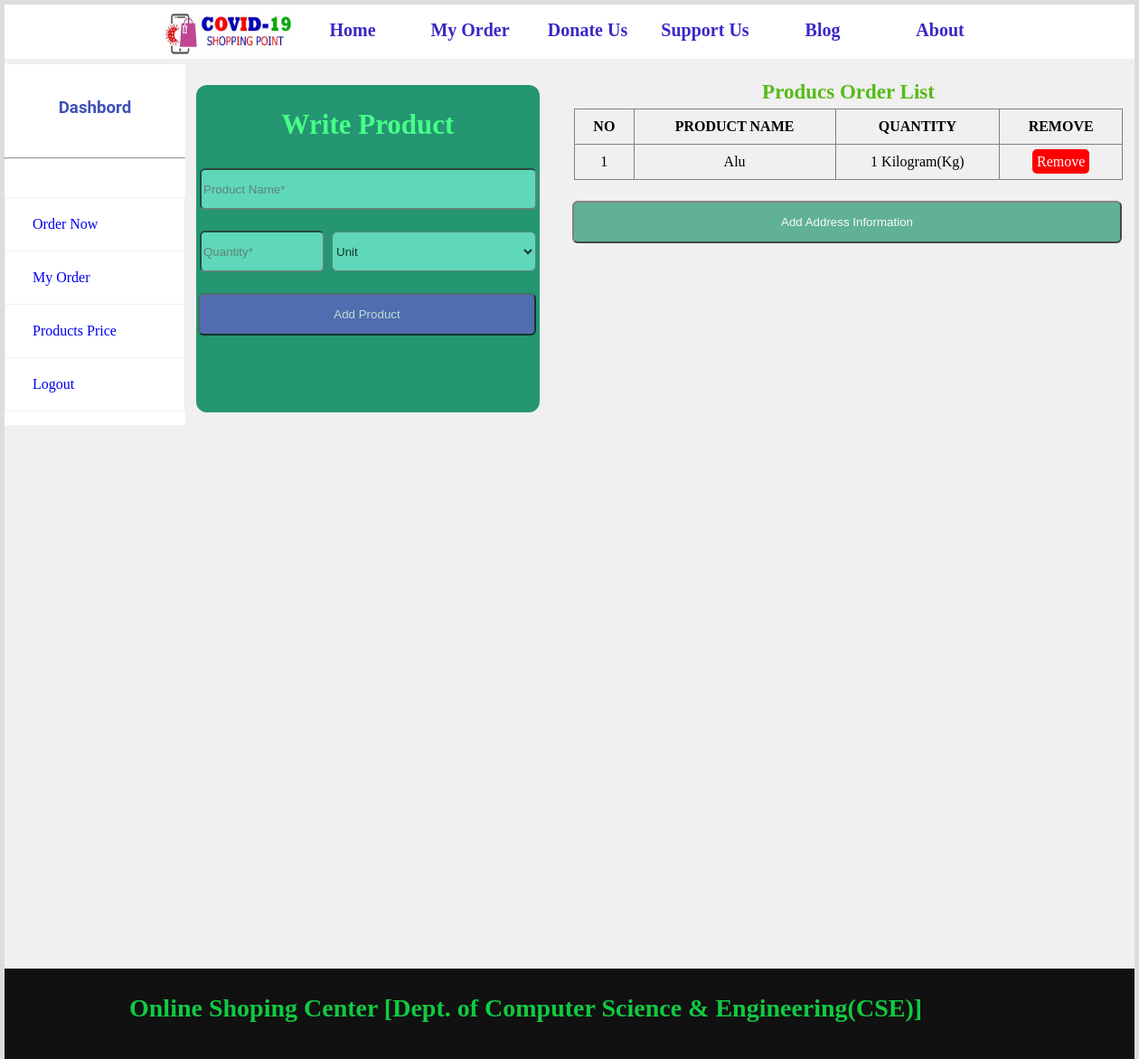
/charge_shop_now.php (signed in), run on the app's committed database.
### tables this page shows
CREATE TABLE `removable_customer_order` (
  `REG_NAME` varchar(100) DEFAULT NULL,
  `REG_PHONE` varchar(20) DEFAULT NULL,
  `PRODUCT_NAME` varchar(200) DEFAULT NULL,
  `QUANTITY` double DEFAULT NULL,
  `UNIT` varchar(50) DEFAULT NULL
);

### charge_shop_now.php (the view, shortened to what this page needs)
<?php
	include("dbconnection.inc.php");
?>
<!DOCTYPE html>
<html>
	<head>
		<link rel="stylesheet" href="css/style.css"/>
	</head>
	<body class="back">
		<div>
			<header>
				<?php
					include("topbar.inc.php");
				?>
			</header>
			<div style="height: 1000px;">
			<?php
					include("sidebar.inc.php");
				?>
			<div class="charge_customer_order_div">
				<h2 class="charge_reg_h2">Write Product</h2>
					<form  method="post" action="<?php echo $_SERVER["PHP_SELF"];?>">
					<input type="text" class="input4" name="product_name" placeholder="Product Name*" required><br><br>
					<input type="text" class="input5" name="quantity" required placeholder="Quantity*">
					<select name="unit" required class="option_in">
					<option selected disabled value="">Unit</option>
					</select><br></br>
					<button type="submit" class="add_product_btn" name="add_product">Add Product</button>
					</form>
					</div>
			 <div class="added_product_div">
					?><br/>
					<table style="width: 607px;" border="1px">
					<caption>Producs Order List</caption>
						<tr>
							<th>NO</th>
							<th>PRODUCT NAME</th>
							<th>QUANTITY</th>
							<th>REMOVE</th>
						</tr>
						<?php
							$sql="SELECT* FROM removable_customer_Order
								  WHERE REG_NAME='{$_SESSION['REG_CC_NAME']}' AND REG_PHONE='{$_SESSION['REG_CC_PHONE']}' ";
							$res=$con->query($sql);
							if($res->num_rows>0)
							{
								$i=0;
								while($r=$res->fetch_assoc())
								{
									$i++;
									echo"
									<tr>
										<td>{$i}</td>
										<td>{$r["PRODUCT_NAME"]}</td>
										<td>{$r["QUANTITY"]} {$r["UNIT"]}</td>
										<td><a href='remove_cc_product.php?name={$r["REG_NAME"]} && phone={$r["REG_PHONE"]} && product_name={$r["PRODUCT_NAME"]} && quantity={$r["QUANTITY"]} && unit={$r["UNIT"]}' class='btnRemove'>Remove</a></td>
									</tr>
									";
								}
							}
						?>
						</table><br/>
						<button type="submit" class="confirme_order" name="login"><a style="color:white"; href="charge_add_location.php">Add Address Information</a></button>
			</div>
		</div>
			<footer>
				<?php
					include("admin/footer.inc.php");
				?>
			</footer>
		</div>
	</body>
</html>

### css/style.css (style rules this page uses)
html { background:#dddddd; }
.back { background:#f5f5f5cf; width:1250px; margin:0 auto; margin-top:5px; }
tr,td,th { padding:10px; }
table { border-collapse:collapse; text-align:center; }
table caption { font-size: 23px; font-weight: bold; color: #56bb17; margin-bottom: 5px; }
.input4 { width: 365px; height: 40px; margin-top: 5px; margin-left: 4px; background: #72f5d7; opacity: 0.7; border-radius: 6px; }
.input5 { width: 130px; height: 40px; margin-top: 5px; margin-left: 4px; background: #72f5d7; opacity: 0.7; border-radius: 6px; }
.option_in { width: 226px; height: 44px; margin-top: 5px; margin-left: 4px; background: #72f5d7; opacity: 0.7; border-radius: 6px; }
.add_product_btn { width: 374px; height: 47px; margin-top: 5px; margin-left: 2px; background:#5c54ca; opacity: 0.7; border-radius: 6px; color:white; }
.added_product_div { width: 607px; margin-left: 630px; margin-top: 6px; }
.charge_customer_order_div { float: left; width: 380px; height: 362px; background: #1a926b; margin-top: 23px; margin-left: 12px; opacity: 0.95; border-radius: 12px; }
.btnRemove { border-radius:5px; padding:5px; background:#ff0000; color:white; }
.confirme_order { width: 608px; height: 47px; margin-top: 5px; margin-left: -2px; background: #259772; opacity: 0.7; border-radius: 6px; color: white; }
.charge_reg_h2 { color: #3fff83; text-align: center; font-weight: bold; font-size: 31px; }
a { text-decoration:none; }

### data on the page
removable_customer_order: PRODUCT_NAME "Alu", QUANTITY "1", UNIT "Kilogram(Kg)"
